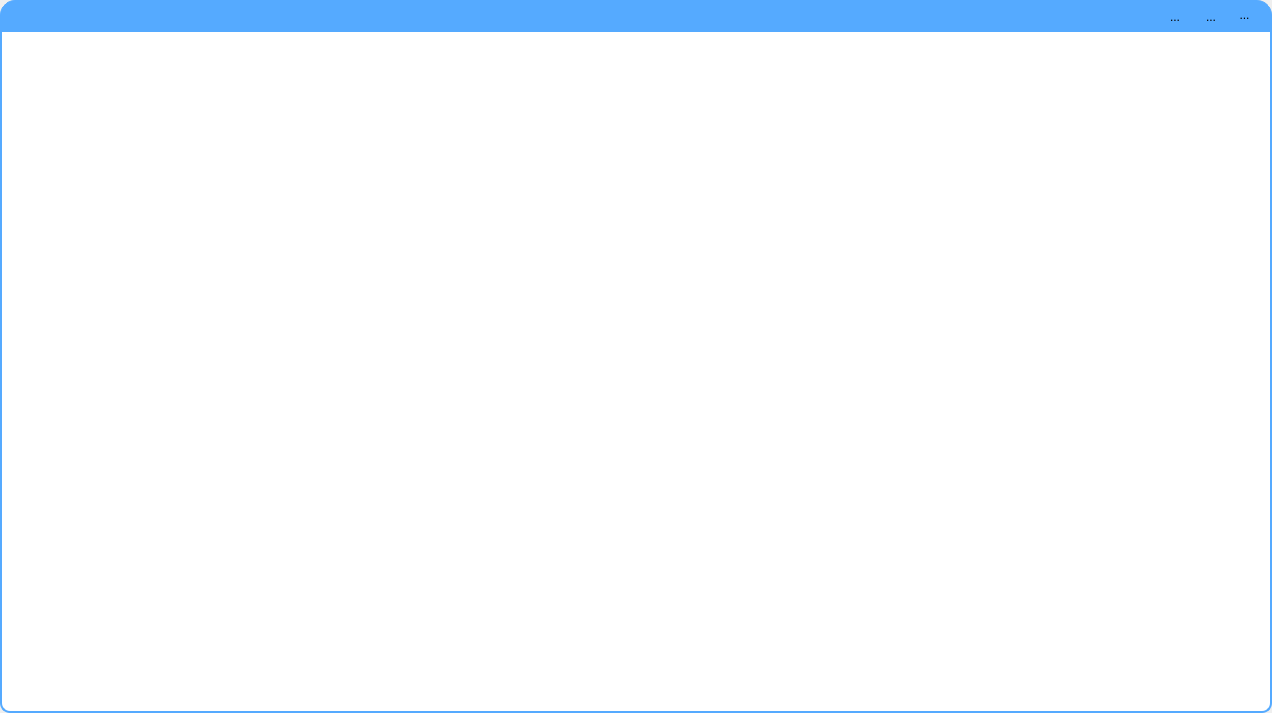
<?xml version="1.0" encoding="UTF-8"?>
<ui version="4.0">
 <class>mainUI</class>
 <widget class="QWidget" name="mainUI">
  <property name="geometry">
   <rect>
    <x>0</x>
    <y>0</y>
    <width>1272</width>
    <height>713</height>
   </rect>
  </property>
  <property name="windowTitle">
   <string>Form</string>
  </property>
  <property name="styleSheet">
   <string notr="true">#mainUI{

}</string>
  </property>
  <layout class="QVBoxLayout" name="verticalLayout">
   <property name="spacing">
    <number>0</number>
   </property>
   <property name="leftMargin">
    <number>0</number>
   </property>
   <property name="topMargin">
    <number>0</number>
   </property>
   <property name="rightMargin">
    <number>0</number>
   </property>
   <property name="bottomMargin">
    <number>0</number>
   </property>
   <item>
    <widget class="QWidget" name="menuBar" native="true">
     <property name="minimumSize">
      <size>
       <width>0</width>
       <height>30</height>
      </size>
     </property>
     <property name="maximumSize">
      <size>
       <width>16777215</width>
       <height>30</height>
      </size>
     </property>
     <property name="styleSheet">
      <string notr="true">#menuBar{
	
	background-color: rgb(85, 170, 255);
	border-color: rgb(85, 170, 255);
	border-width:1px;
	border-style:solid;
	border-top-right-radius:15px;
	border-top-left-radius:15px;
}</string>
     </property>
     <layout class="QHBoxLayout" name="horizontalLayout">
      <property name="leftMargin">
       <number>15</number>
      </property>
      <property name="topMargin">
       <number>2</number>
      </property>
      <property name="rightMargin">
       <number>15</number>
      </property>
      <property name="bottomMargin">
       <number>2</number>
      </property>
      <item>
       <widget class="QWidget" name="widget_3" native="true">
        <property name="minimumSize">
         <size>
          <width>200</width>
          <height>0</height>
         </size>
        </property>
        <property name="styleSheet">
         <string notr="true">.QWidget{
	background-image:url(:images/titile.png);
	background-repeat:repeat;
	margin:3px;
}
.QWidget:hover{
	margin:0px;
}
.QWidget:pressed{
	margin:3px;
}</string>
        </property>
       </widget>
      </item>
      <item>
       <spacer name="horizontalSpacer">
        <property name="orientation">
         <enum>Qt::Horizontal</enum>
        </property>
        <property name="sizeHint" stdset="0">
         <size>
          <width>40</width>
          <height>20</height>
         </size>
        </property>
       </spacer>
      </item>
      <item>
       <widget class="QToolButton" name="miniButton">
        <property name="minimumSize">
         <size>
          <width>30</width>
          <height>30</height>
         </size>
        </property>
        <property name="styleSheet">
         <string notr="true">#miniButton{
	background-color: rgba(255, 255, 255,0);
	margin-left:2px;
	margin-right:2px;
	border-color: rgba(255, 255, 255,0);
	border-width:1px;
	border-style:solid;
}	
#miniButton:hover{
	image:url(:images/mini_hover.png);
}</string>
        </property>
        <property name="text">
         <string>...</string>
        </property>
        <property name="icon">
         <iconset resource="qr.qrc">
          <normaloff>:/images/mini.png</normaloff>:/images/mini.png</iconset>
        </property>
       </widget>
      </item>
      <item>
       <widget class="QToolButton" name="maxButton">
        <property name="minimumSize">
         <size>
          <width>30</width>
          <height>30</height>
         </size>
        </property>
        <property name="styleSheet">
         <string notr="true">#maxButton{
	background-color: rgba(255, 255, 255,0);
	margin-left:2px;
	margin-right:2px;
	border-color: rgba(255, 255, 255,0);
	border-width:1px;
	border-style:solid;
}	
#maxButton:hover{
	image:url(:images/max_hover.png);
}</string>
        </property>
        <property name="text">
         <string>...</string>
        </property>
        <property name="icon">
         <iconset resource="qr.qrc">
          <normaloff>:/images/max.png</normaloff>:/images/max.png</iconset>
        </property>
       </widget>
      </item>
      <item>
       <widget class="QToolButton" name="closeButton">
        <property name="minimumSize">
         <size>
          <width>25</width>
          <height>25</height>
         </size>
        </property>
        <property name="styleSheet">
         <string notr="true">#closeButton{
	background-color: rgba(255, 255, 255,0);
	margin-left:2px;
	margin-right:2px;
	border-color: rgba(255, 255, 255,0);
	border-width:1px;
	border-style:solid;
}	
#closeButton:hover{
	image:url(:images/close_hover.png);
}</string>
        </property>
        <property name="text">
         <string>...</string>
        </property>
        <property name="icon">
         <iconset resource="qr.qrc">
          <normaloff>:/images/close.png</normaloff>:/images/close.png</iconset>
        </property>
       </widget>
      </item>
     </layout>
    </widget>
   </item>
   <item>
    <widget class="QWidget" name="contentWidget" native="true">
     <property name="styleSheet">
      <string notr="true">#contentWidget{
	background-color: rgb(255, 255, 255);
	
	border-color: rgb(85, 170, 255);
	border-width:2px;
	border-style:solid;
	border-bottom-right-radius:10px;
	border-bottom-left-radius:10px;
}</string>
     </property>
    </widget>
   </item>
  </layout>
 </widget>
 <resources>
  <include location="qr.qrc"/>
 </resources>
 <connections/>
</ui>
